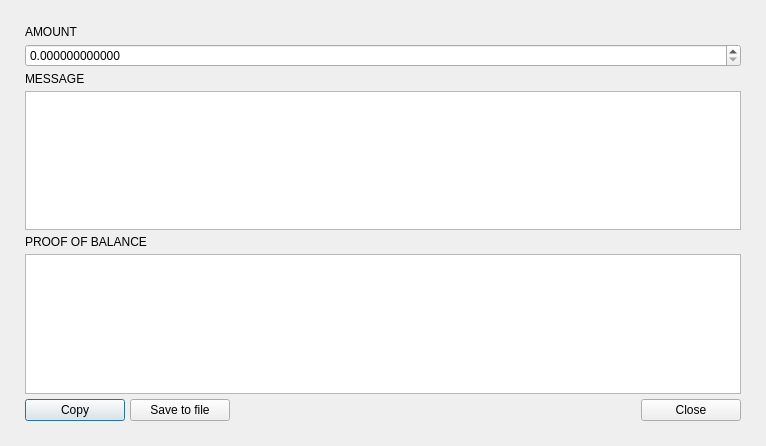
<?xml version="1.0" encoding="UTF-8"?>
<ui version="4.0">
 <class>BalanceProofDialog</class>
 <widget class="QDialog" name="BalanceProofDialog">
  <property name="geometry">
   <rect>
    <x>0</x>
    <y>0</y>
    <width>766</width>
    <height>446</height>
   </rect>
  </property>
  <property name="minimumSize">
   <size>
    <width>600</width>
    <height>150</height>
   </size>
  </property>
  <property name="maximumSize">
   <size>
    <width>16777215</width>
    <height>16777215</height>
   </size>
  </property>
  <property name="windowTitle">
   <string>Get proof of balance</string>
  </property>
  <property name="windowIcon">
   <iconset>
    <normaloff>:/images/cryptonote</normaloff>:/images/cryptonote</iconset>
  </property>
  <layout class="QGridLayout" name="gridLayout">
   <property name="leftMargin">
    <number>25</number>
   </property>
   <property name="topMargin">
    <number>25</number>
   </property>
   <property name="rightMargin">
    <number>25</number>
   </property>
   <property name="bottomMargin">
    <number>25</number>
   </property>
   <property name="spacing">
    <number>5</number>
   </property>
   <item row="1" column="0">
    <widget class="QDoubleSpinBox" name="m_amountSpin">
     <property name="locale">
      <locale language="English" country="UnitedStates"/>
     </property>
     <property name="decimals">
      <number>12</number>
     </property>
     <property name="minimum">
      <double>0.000000000000000</double>
     </property>
     <property name="maximum">
      <double>999999999999999.000000000000000</double>
     </property>
     <property name="value">
      <double>0.000000000000000</double>
     </property>
    </widget>
   </item>
   <item row="4" column="0">
    <widget class="QLabel" name="label_3">
     <property name="text">
      <string>PROOF OF BALANCE</string>
     </property>
    </widget>
   </item>
   <item row="2" column="0">
    <widget class="QLabel" name="label_2">
     <property name="text">
      <string>MESSAGE</string>
     </property>
    </widget>
   </item>
   <item row="3" column="0">
    <widget class="QTextEdit" name="m_messageEdit">
     <property name="sizePolicy">
      <sizepolicy hsizetype="Expanding" vsizetype="MinimumExpanding">
       <horstretch>0</horstretch>
       <verstretch>0</verstretch>
      </sizepolicy>
     </property>
     <property name="minimumSize">
      <size>
       <width>0</width>
       <height>100</height>
      </size>
     </property>
     <property name="baseSize">
      <size>
       <width>0</width>
       <height>0</height>
      </size>
     </property>
    </widget>
   </item>
   <item row="5" column="0">
    <widget class="QTextEdit" name="m_signatureEdit">
     <property name="sizePolicy">
      <sizepolicy hsizetype="Expanding" vsizetype="Preferred">
       <horstretch>0</horstretch>
       <verstretch>0</verstretch>
      </sizepolicy>
     </property>
     <property name="minimumSize">
      <size>
       <width>0</width>
       <height>25</height>
      </size>
     </property>
     <property name="baseSize">
      <size>
       <width>0</width>
       <height>0</height>
      </size>
     </property>
     <property name="readOnly">
      <bool>true</bool>
     </property>
    </widget>
   </item>
   <item row="6" column="0">
    <layout class="QHBoxLayout" name="m_proofHorizontalLayout">
     <item>
      <widget class="WalletGui::WalletNormalBlueButton" name="m_copyProofButton">
       <property name="minimumSize">
        <size>
         <width>100</width>
         <height>0</height>
        </size>
       </property>
       <property name="text">
        <string>Copy</string>
       </property>
      </widget>
     </item>
     <item>
      <widget class="WalletGui::WalletNormalBlueButton" name="m_saveProofButton">
       <property name="minimumSize">
        <size>
         <width>100</width>
         <height>0</height>
        </size>
       </property>
       <property name="text">
        <string>Save to file</string>
       </property>
      </widget>
     </item>
     <item>
      <spacer name="horizontalSpacer">
       <property name="orientation">
        <enum>Qt::Horizontal</enum>
       </property>
       <property name="sizeHint" stdset="0">
        <size>
         <width>40</width>
         <height>20</height>
        </size>
       </property>
      </spacer>
     </item>
     <item>
      <widget class="WalletGui::WalletNormalBlueButton" name="m_proofCloseButton">
       <property name="minimumSize">
        <size>
         <width>100</width>
         <height>0</height>
        </size>
       </property>
       <property name="text">
        <string>Close</string>
       </property>
      </widget>
     </item>
    </layout>
   </item>
   <item row="0" column="0">
    <widget class="QLabel" name="label">
     <property name="text">
      <string>AMOUNT</string>
     </property>
    </widget>
   </item>
  </layout>
 </widget>
 <customwidgets>
  <customwidget>
   <class>WalletGui::WalletNormalBlueButton</class>
   <extends>QPushButton</extends>
   <header>Gui/Common/WalletBlueButton.h</header>
  </customwidget>
 </customwidgets>
 <resources>
  <include location="../../resources.qrc"/>
 </resources>
 <connections>
  <connection>
   <sender>m_proofCloseButton</sender>
   <signal>clicked()</signal>
   <receiver>BalanceProofDialog</receiver>
   <slot>accept()</slot>
   <hints>
    <hint type="sourcelabel">
     <x>622</x>
     <y>274</y>
    </hint>
    <hint type="destinationlabel">
     <x>333</x>
     <y>149</y>
    </hint>
   </hints>
  </connection>
  <connection>
   <sender>m_messageEdit</sender>
   <signal>textChanged()</signal>
   <receiver>BalanceProofDialog</receiver>
   <slot>genProof()</slot>
   <hints>
    <hint type="sourcelabel">
     <x>312</x>
     <y>102</y>
    </hint>
    <hint type="destinationlabel">
     <x>312</x>
     <y>164</y>
    </hint>
   </hints>
  </connection>
  <connection>
   <sender>m_amountSpin</sender>
   <signal>valueChanged(double)</signal>
   <receiver>BalanceProofDialog</receiver>
   <slot>genProof()</slot>
   <hints>
    <hint type="sourcelabel">
     <x>382</x>
     <y>37</y>
    </hint>
    <hint type="destinationlabel">
     <x>382</x>
     <y>222</y>
    </hint>
   </hints>
  </connection>
  <connection>
   <sender>m_copyProofButton</sender>
   <signal>clicked()</signal>
   <receiver>BalanceProofDialog</receiver>
   <slot>copyProof()</slot>
   <hints>
    <hint type="sourcelabel">
     <x>55</x>
     <y>424</y>
    </hint>
    <hint type="destinationlabel">
     <x>382</x>
     <y>222</y>
    </hint>
   </hints>
  </connection>
  <connection>
   <sender>m_saveProofButton</sender>
   <signal>clicked()</signal>
   <receiver>BalanceProofDialog</receiver>
   <slot>saveProof()</slot>
   <hints>
    <hint type="sourcelabel">
     <x>145</x>
     <y>424</y>
    </hint>
    <hint type="destinationlabel">
     <x>382</x>
     <y>222</y>
    </hint>
   </hints>
  </connection>
 </connections>
</ui>
